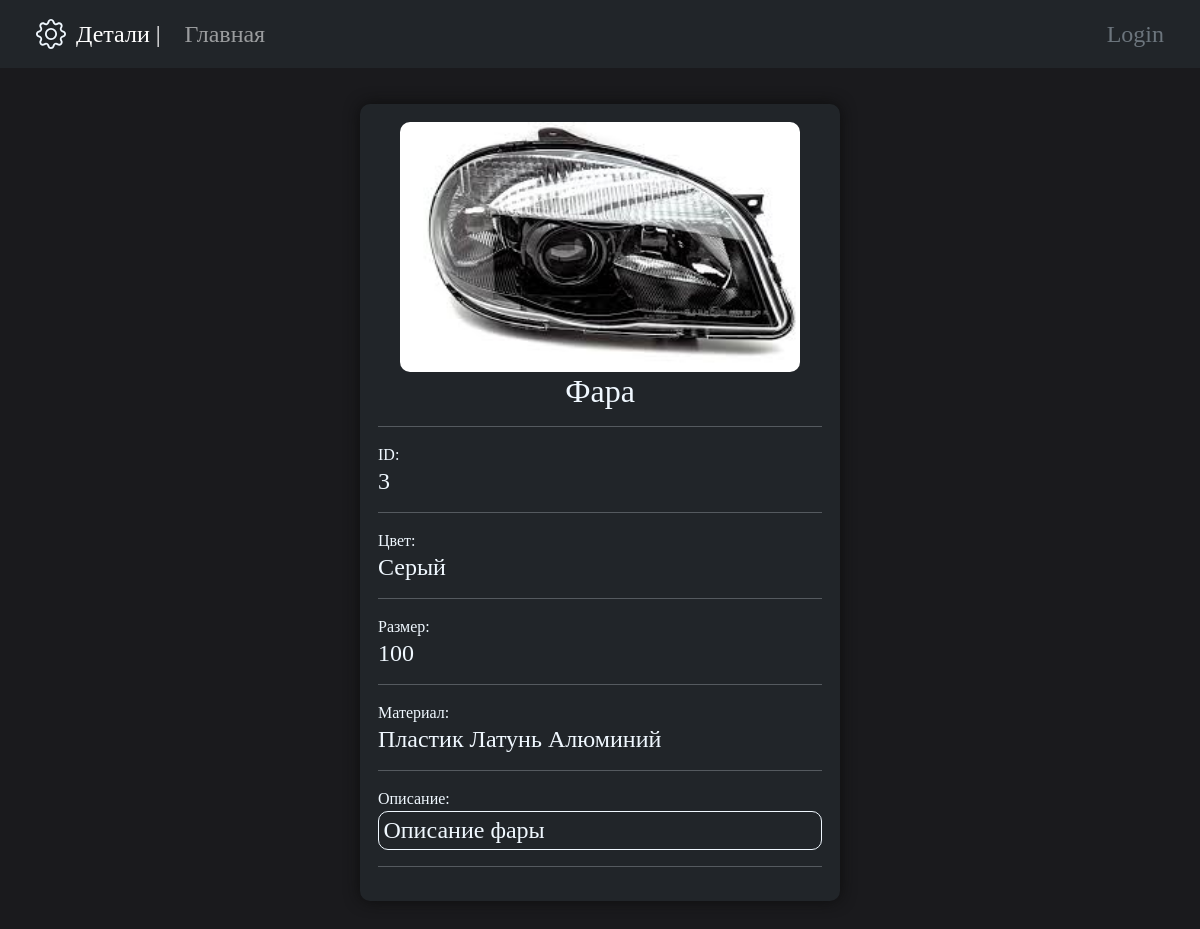
Page /detail_page/3 on the committed database.
### main/models.py (models this page shows, shortened)
class Detail(models.Model):
    detail_image = models.ImageField('Изображение',upload_to='detail_img/', null=True, blank=True)
    detail_name = models.CharField('Название', max_length=100)
    detail_size = models.CharField('Размер', max_length=100)
    detail_color = models.CharField('Цвет', max_length=100)
    detail_material = models.CharField('Материал', max_length=100)
    detail_description = models.TextField('Описание', max_length=500, default='')
    class Meta:
        verbose_name = 'Деталь'
        verbose_name_plural = 'Детали'

### main/views.py (the view)
# urls.py: path('detail_page/<int:pk>', detail_page, name='detail_page'),
def detail_page(request, pk):
    detail = Detail.objects.get(id=pk)
    context = {'detail': detail}
    return render(request, 'main/detail.html', context)

### main/templates/main/detail.html (shortened to what this page needs)
{% extends 'main/layout.html' %}
{% block main_info_bl %}
<div class="detail_block">
    {% if detail.detail_image %}
    <img src="{{ detail.detail_image.url}}" class="img-fluid mx-auto d-block" alt="..."
         style="border-radius:10px; width:400px; height:250px; margin:auto;">
    {% endif %}
    <div class="text-center">
        <h2>{{detail.detail_name}}</h2>
    </div>
    <hr>
    <div>
        <label>ID: </label>
        <h4>{{detail.id}}</h4>
        <hr>
        <label>Цвет:</label>
        <h4>{{detail.detail_color}}</h4>
        <hr>
        <label>Размер: </label>
        <h4>{{detail.detail_size}}</h4>
        <hr>
        <label>Материал: </label>
        <h4>{{detail.detail_material}}</h4>
        <hr>
        <label>Описание:</label>
        <h4 style="border: 1px solid AliceBlue; border-radius: 10px; padding: 1%;">{{detail.detail_description}}</h4>
        <hr>
    </div>
</div>
{% endblock %}

### main/static/main/css/main.css (style rules this page uses)
* { font-family: consolas; }
body { background: #1a1a1d; color: AliceBlue; }
.detail_block { margin: auto; margin-top: 3%; margin-bottom: 3%; padding:1.5%; width: 40%; height:auto; background-color: #212529; border-radius: 10px; box-shadow: 0 0 15px #0D0D0D ; }

### rows in the picture
Detail: detail_image (picture), detail_name "Фара", id "3", detail_color "Серый", detail_size "100", detail_material "Пластик Латунь Алюминий", detail_description "Описание фары"
